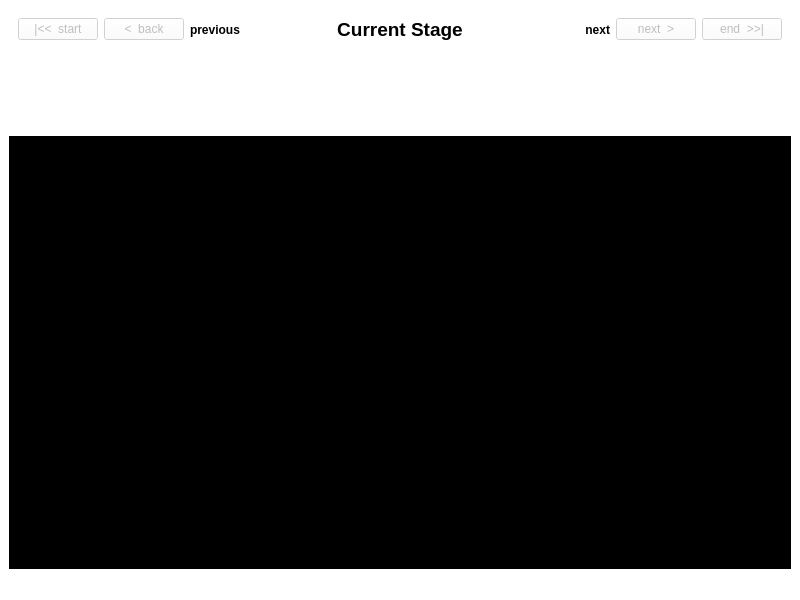
<?xml version="1.0" encoding="UTF-8"?>
<ui version="4.0">
 <class>MainWindow</class>
 <widget class="QMainWindow" name="MainWindow">
  <property name="geometry">
   <rect>
    <x>0</x>
    <y>0</y>
    <width>800</width>
    <height>600</height>
   </rect>
  </property>
  <property name="windowTitle">
   <string>MainWindow</string>
  </property>
  <property name="layoutDirection">
   <enum>Qt::LeftToRight</enum>
  </property>
  <property name="autoFillBackground">
   <bool>false</bool>
  </property>
  <property name="styleSheet">
   <string notr="true">background: white;</string>
  </property>
  <widget class="QWidget" name="centralwidget">
   <layout class="QVBoxLayout" name="verticalLayout" stretch="1,0,100">
    <property name="spacing">
     <number>0</number>
    </property>
    <item>
     <widget class="QWidget" name="navigation" native="true">
      <layout class="QGridLayout" name="gridLayout_2" columnstretch="0,0,1,0,1,0,1,0,0">
       <item row="0" column="4">
        <widget class="QLabel" name="stage">
         <property name="font">
          <font>
           <pointsize>14</pointsize>
           <weight>75</weight>
           <italic>false</italic>
           <bold>true</bold>
           <kerning>true</kerning>
          </font>
         </property>
         <property name="text">
          <string>Current Stage</string>
         </property>
         <property name="alignment">
          <set>Qt::AlignCenter</set>
         </property>
        </widget>
       </item>
       <item row="0" column="0">
        <widget class="QPushButton" name="start">
         <property name="enabled">
          <bool>false</bool>
         </property>
         <property name="text">
          <string>|&lt;&lt;  start</string>
         </property>
        </widget>
       </item>
       <item row="0" column="5">
        <spacer name="horizontalSpacer_2">
         <property name="orientation">
          <enum>Qt::Horizontal</enum>
         </property>
         <property name="sizeHint" stdset="0">
          <size>
           <width>40</width>
           <height>20</height>
          </size>
         </property>
        </spacer>
       </item>
       <item row="0" column="3">
        <spacer name="horizontalSpacer">
         <property name="orientation">
          <enum>Qt::Horizontal</enum>
         </property>
         <property name="sizeHint" stdset="0">
          <size>
           <width>40</width>
           <height>20</height>
          </size>
         </property>
        </spacer>
       </item>
       <item row="0" column="8">
        <widget class="QPushButton" name="end">
         <property name="enabled">
          <bool>false</bool>
         </property>
         <property name="text">
          <string>end  &gt;&gt;|</string>
         </property>
        </widget>
       </item>
       <item row="0" column="1">
        <widget class="QPushButton" name="back">
         <property name="enabled">
          <bool>false</bool>
         </property>
         <property name="text">
          <string>&lt;  back</string>
         </property>
        </widget>
       </item>
       <item row="0" column="7">
        <widget class="QPushButton" name="next">
         <property name="enabled">
          <bool>false</bool>
         </property>
         <property name="text">
          <string>next  &gt;</string>
         </property>
        </widget>
       </item>
       <item row="0" column="2">
        <widget class="QLabel" name="stage_previous">
         <property name="font">
          <font>
           <weight>75</weight>
           <bold>true</bold>
          </font>
         </property>
         <property name="text">
          <string>previous</string>
         </property>
        </widget>
       </item>
       <item row="0" column="6">
        <widget class="QLabel" name="stage_next">
         <property name="font">
          <font>
           <weight>75</weight>
           <bold>true</bold>
          </font>
         </property>
         <property name="text">
          <string>next</string>
         </property>
         <property name="alignment">
          <set>Qt::AlignRight|Qt::AlignTrailing|Qt::AlignVCenter</set>
         </property>
        </widget>
       </item>
      </layout>
     </widget>
    </item>
    <item>
     <widget class="QWidget" name="actions" native="true">
      <property name="minimumSize">
       <size>
        <width>0</width>
        <height>0</height>
       </size>
      </property>
      <property name="maximumSize">
       <size>
        <width>16777215</width>
        <height>16777215</height>
       </size>
      </property>
      <layout class="QGridLayout" name="gridLayout">
       <item row="0" column="0">
        <widget class="QScrollArea" name="scroll">
         <property name="sizePolicy">
          <sizepolicy hsizetype="Preferred" vsizetype="Preferred">
           <horstretch>0</horstretch>
           <verstretch>0</verstretch>
          </sizepolicy>
         </property>
         <property name="frameShape">
          <enum>QFrame::NoFrame</enum>
         </property>
         <property name="frameShadow">
          <enum>QFrame::Plain</enum>
         </property>
         <property name="sizeAdjustPolicy">
          <enum>QAbstractScrollArea::AdjustToContents</enum>
         </property>
         <property name="widgetResizable">
          <bool>true</bool>
         </property>
         <widget class="QWidget" name="vertical">
          <property name="geometry">
           <rect>
            <x>0</x>
            <y>0</y>
            <width>764</width>
            <height>68</height>
           </rect>
          </property>
          <layout class="QHBoxLayout" name="horizontalLayout"/>
         </widget>
        </widget>
       </item>
      </layout>
     </widget>
    </item>
    <item>
     <widget class="QWidget" name="content" native="true">
      <property name="minimumSize">
       <size>
        <width>0</width>
        <height>0</height>
       </size>
      </property>
      <property name="styleSheet">
       <string notr="true">background: black;</string>
      </property>
     </widget>
    </item>
   </layout>
  </widget>
  <widget class="QMenuBar" name="menubar">
   <property name="geometry">
    <rect>
     <x>0</x>
     <y>0</y>
     <width>800</width>
     <height>22</height>
    </rect>
   </property>
   <property name="nativeMenuBar">
    <bool>true</bool>
   </property>
  </widget>
  <widget class="QStatusBar" name="statusbar">
   <property name="sizeGripEnabled">
    <bool>true</bool>
   </property>
  </widget>
 </widget>
 <resources/>
 <connections/>
</ui>
